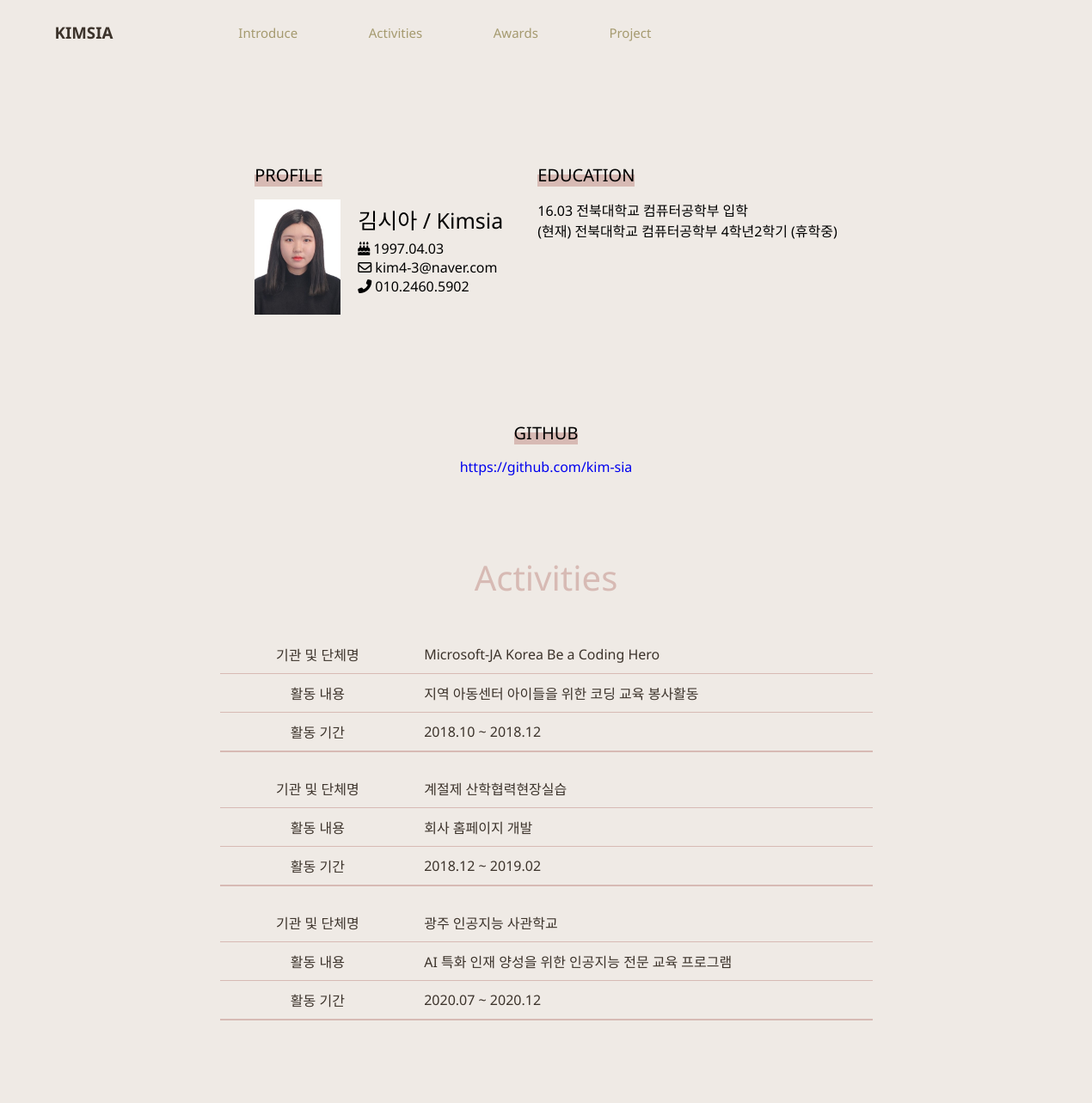
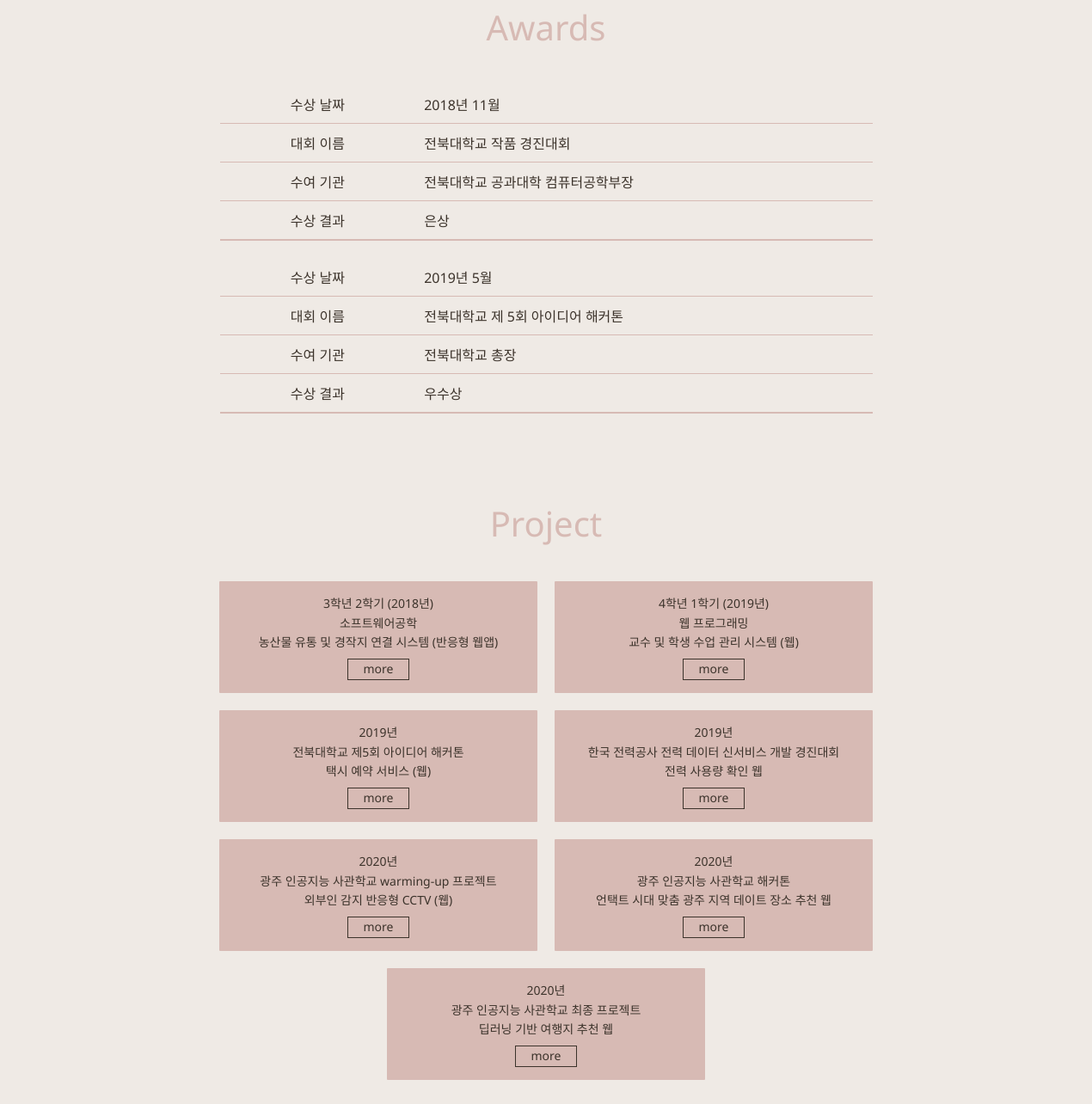
The page / on the database its author committed (2 pictures, top to bottom).
### siaApp/models.py (models this page shows)
class ActivitiesList(models.Model):
    activities_group = models.TextField()
    activities_content = models.TextField()
    activities_duration = models.TextField()

class AwardList(models.Model):
    award_date = models.CharField(max_length = 30)
    award_contest = models.TextField()
    award_host = models.TextField()
    award_result = models.TextField()

class ProjectList(models.Model):
    proj_date = models.CharField(max_length = 30)
    proj_group = models.CharField(max_length = 30)
    proj_topic = models.TextField()
    proj_overview = models.TextField()
    proj_summary = models.TextField()
    proj_img = models.ImageField(upload_to='images/', blank = True, null = True)

### siaApp/views.py (the view)
# urls.py: path('', views.index, name="index"),
def index(request):
    project_list = ProjectList.objects.all()
    award_list = AwardList.objects.all()
    activities_list = ActivitiesList.objects.all()
    context = {
        'project_list' : project_list,
        'award_list' : award_list,
        'activities_list' : activities_list
    }
    return render(request, 'index.html', context)

### siaApp/templates/index.html (shortened to what this page needs)
<!DOCTYPE html>
<html lang="en">
<head>
    {% load static %}
    <link rel="stylesheet" type="text/css" href="{% static 'css/style.css' %}" />
    <link rel="stylesheet" type="text/css" href="{% static 'css/index.css' %}" />
    <link href="https://fonts.googleapis.com/css2?family=Noto+Sans:wght@400;700&display=swap" rel="stylesheet"></head>
<body>
    <header>
        <h3>KIMSIA</h3>
        <nav>
            <ul>
                <li><a href="#">Introduce</a></li>
                <li><a href="#Activities">Activities</a></li>
                <li><a href="#Awards">Awards</a></li>
                <li><a href="#Project">Project</a></li>
            </ul>
        </nav>
    </header>
    <div class = "body_container">
        <div id = "Introduce">
            <div class = "profile">
                <p class = "title">PROFILE</p>
                <div class = "info">
                    <img src="{% static 'img/kimsia.jpeg' %}" alt = "kimsia">
                    <div id ="info">
                        <p id = "name">김시아 / Kimsia</p>
                        <p><i class="fas fa-birthday-cake"></i>  1997.04.03</p>
                        <p><i class="far fa-envelope"></i>  kim4-3@naver.com</p>
                        <p><i class="fas fa-phone-alt"></i>  010.2460.5902</p>
                    </div>
                </div>
            </div>
            <div class = "education">
                <p class = "title">EDUCATION</p>
                <div class = "info" style="flex-direction: column;">
                    <p>16.03     전북대학교 컴퓨터공학부 입학</p>
                    <p>(현재) 전북대학교 컴퓨터공학부 4학년2학기 (휴학중)</p>
                </div>
            </div>
        </div>
        <div class = "github">
            <p class = "title">GITHUB</p>
            <a href="https://github.com/kim-sia" id = "github">https://github.com/kim-sia</a>
        </div>
        <div id = "Activities" class = "flex">
            <p>Activities</p>
            <div class = "table_container">
                {% for activities in activities_list %}
                <table>
                    <tr>
                        <td>기관 및 단체명</td>
                        <td>{{activities.activities_group}}</td>
                    </tr>
                    <tr>
                        <td>활동 내용</td>
                        <td>{{activities.activities_content}} </td>
                    </tr>
                    <tr>
                        <td>활동 기간</td>
                        <td>{{activities.activities_duration}}</td>
                    </tr>
                </table>
                {% endfor %}
            </div>
        </div>
        <div id = "Awards" class = "flex">
            <p>Awards</p>
            <div class = "table_container">
                {% for award in award_list %}
                <table>
                    <tr>
                        <td>수상 날짜</td>
                        <td>{{award.award_date}}</td>
                    </tr>
                    <tr>
                        <td>대회 이름</td>
                        <td>{{award.award_contest}} </td>
                    </tr>
                    <tr>
                        <td>수여 기관</td>
                        <td>{{award.award_host}}</td>
                    </tr>
                    <tr>
                        <td>수상 결과</td>
                        <td>{{award.award_result}}</td>
                    </tr>
                </table>
                {% endfor %}
            </div>
        </div>
        <div id = "Project" class = "flex" style="margin-bottom: 100px;">
            <p>Project</p>
            <div class = "Project_container">
                {% for project in project_list %}
                <div class = "box">
                    {{project.proj_date}} <br>
                    {{project.proj_group}} <br>
                    {{project.proj_topic}} <br>
                    <a href = "{% url 'detail' project.pk %}">more</a>
                </div>
                {% endfor %}
            </div>
        </div>
    </div>
</body>
</html>

### siaApp/static/css/style.css (style rules this page uses)
* { margin: 0; padding: 0; }
a { text-decoration: none; outline: none; }

### siaApp/static/css/index.css (style rules this page uses)
body { background-color: #EFEAE5; font-family: 'Noto Sans', sans-serif; display: flex; flex-direction: column; align-items: center; }
header { width: 100%; height: 75px; position: fixed; background-color: #EFEAE5; display: flex; align-items: center; }
header > h3 { color: #3C332B; margin-left: 5%; margin-right: 5%; }
header > nav { width: 100%; height: 100%; }
header ul { width: 60%; height: 100%; display: flex; justify-content: space-evenly; list-style: none; }
header ul > li { font-size: 20px; height: 100%; display: flex; align-items: center; }
header a { color: #A59A6F; font-size: 15px; }
.body_container { width: 1320px; }
.github { display: flex; flex-direction: column; align-items: center; }
#Introduce { padding-top: 75px; height: 400px; display: flex; flex-direction: row; align-items: center; justify-content: center; align-content: center; }
.info { display: flex; flex-direction: row; }
.profile { height: 200px; margin: 20px; }
.title { display: inline-block; font-size: 20px; margin: 15px 0 15px 0; background: linear-gradient(to top, #D7BAB4 50%, transparent 50%); color: black; }
.info img { width: 100px; margin: 0 20px 0 0; }
.info #info { display: flex; flex-direction: column; }
#info #name { font-size: 25px; margin: 5px 0 5px 0; }
.education { height: 200px; margin: 20px; }
.flex { display: flex; flex-direction: column; align-items: center; }
.flex p { margin: 90px 30px 30px 30px; font-size: 40px; color: #D7BAB4; }
#Project .Project_container { display: flex; flex-wrap: wrap; justify-content: center; width: 70%; }
#Project .box { display: flex; flex-direction: column; justify-content: center; align-items: center; width: 350px; height: 110px; background-color: #D7BAB4; border-radius: 1px; padding: 10px; margin: 10px; text-align: center; line-height: 1.6em; color: #3C332B; font-size: 14px; }
#Project a { color: #3C332B; width: 70px; margin-top: 7.5px; border: 1px solid #3C332B; }
.table_container { display: flex; flex-direction: column; align-items: center; width: 57.5%; }
.table_container table { width: 100%; border-bottom: 2px solid #D7BAB4; border-collapse: collapse; margin: 10px; color: #3C332B; }
.table_container td { border-bottom: 1px solid #D7BAB4; padding: 10px; }
.table_container td:nth-child(1) { text-align: center; width: 30%; }

### rows shown on the page
ActivitiesList: activities_group "Microsoft-JA Korea Be a Coding Hero", activities_content "지역 아동센터 아이들을 위한 코딩 교육 봉사활동", activities_duration "2018.10 ~ 2018.12"
ActivitiesList: activities_group "계절제 산학협력현장실습", activities_content "회사 홈페이지 개발", activities_duration "2018.12 ~ 2019.02"
ActivitiesList: activities_group "광주 인공지능 사관학교", activities_content "AI 특화 인재 양성을 위한 인공지능 전문 교육 프로그램", activities_duration "2020.07 ~ 2020.12"
AwardList: award_date "2018년 11월", award_contest "전북대학교 작품 경진대회", award_host "전북대학교 공과대학 컴퓨터공학부장", award_result "은상"
AwardList: award_date "2019년 5월", award_contest "전북대학교 제 5회 아이디어 해커톤", award_host "전북대학교 총장", award_result "우수상"
ProjectList: proj_date "3학년 2학기 (2018년)", proj_group "소프트웨어공학", proj_topic "농산물 유통 및 경작지 연결 시스템 (반응형 웹앱)"
ProjectList: proj_date "4학년 1학기 (2019년)", proj_group "웹 프로그래밍", proj_topic "교수 및 학생 수업 관리 시스템 (웹)"
ProjectList: proj_date "2019년", proj_group "전북대학교 제5회 아이디어 해커톤", proj_topic "택시 예약 서비스 (웹)"
ProjectList: proj_date "2019년", proj_group "한국 전력공사 전력 데이터 신서비스 개발 경진대회", proj_topic "전력 사용량 확인 웹"
ProjectList: proj_date "2020년", proj_group "광주 인공지능 사관학교 warming-up 프로젝트", proj_topic "외부인 감지 반응형 CCTV (웹)"
ProjectList: proj_date "2020년", proj_group "광주 인공지능 사관학교 해커톤", proj_topic "언택트 시대 맞춤 광주 지역 데이트 장소 추천 웹"
ProjectList: proj_date "2020년", proj_group "광주 인공지능 사관학교 최종 프로젝트", proj_topic "딥러닝 기반 여행지 추천 웹"
